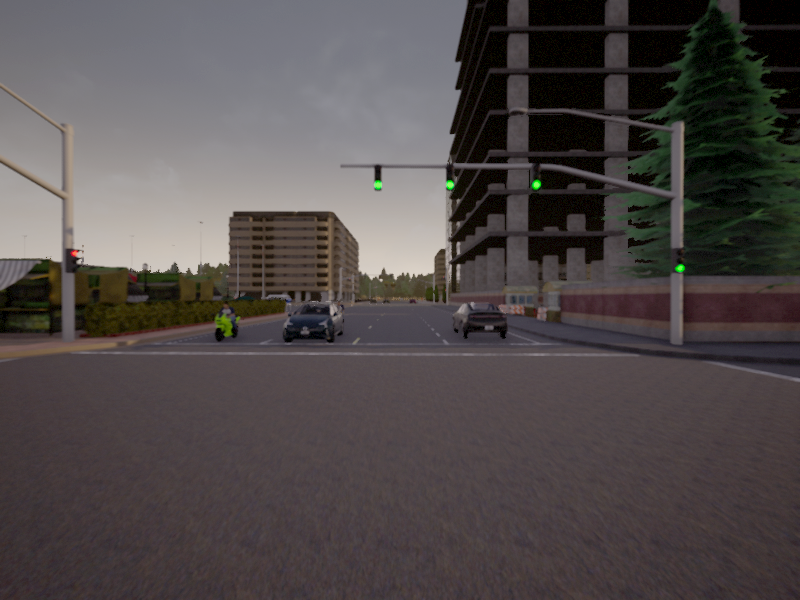
#> input picture Exercise_5/data/carla/images/0.png, 800 x 600 px, found by its file name
$ python main.py   (older library calls are emulated)
#> lines starting #> are read from the running program, lines starting #| are printed output that depends on the picture
import math
import os

import cv2 as cv
import numpy as np
from sklearn.feature_extraction import image

# Define settings for your experiment

settings = {}
settings['dataset'] = 'kitti'  # choose from ['kitti', 'carla']

settings["patch_size"] = 9  # 7
if settings['dataset'] == 'kitti':
    settings["data_path"] = './data/kitti'
else:
    settings["data_path"] = './data/carla'

settings["results_directory"] = './results/' + settings['dataset']
experiment = 2
# We should down size the images, to see results quickly
# settings["width"] = 256
# settings["height"] = 128

settings["width"] = 512
settings["height"] = 256

# Num of depth proposals
settings["num_depths"] = 100
settings["min_depth"] = 2.0  # in meters
settings["max_depth"] = 20000.0

settings["similarity"] = "SSD"
os.makedirs(settings["results_directory"], exist_ok=True)


# [73 lines left out: functions get_depth_proposals, depth_to_file, copy_make_border, extract_pathches, read_kitti_calib_file, read_carla_calib_file, not called in this run]


def load_imgs_and_k_mats():
    img_0 = cv.imread(os.path.join(settings['data_path'], 'images', '0.png'))
#> img_0 is the input picture: shape (600, 800, 3); mean B, G, R 74.5, 74.8, 80.9
    img_h, img_w, c = img_0.shape
#> img_h = 600; img_w = 800; c = 3
    # Load and Downsize the images, for faster computation
    height, width = settings['height'], settings['width']
    # width, height = settings['height'], settings['width']
    imgs = [cv.resize(cv.imread(os.path.join(settings["data_path"], 'images', str(ii) + '.png')),
                      (settings['width'], settings['height'])) for ii in range(5)]
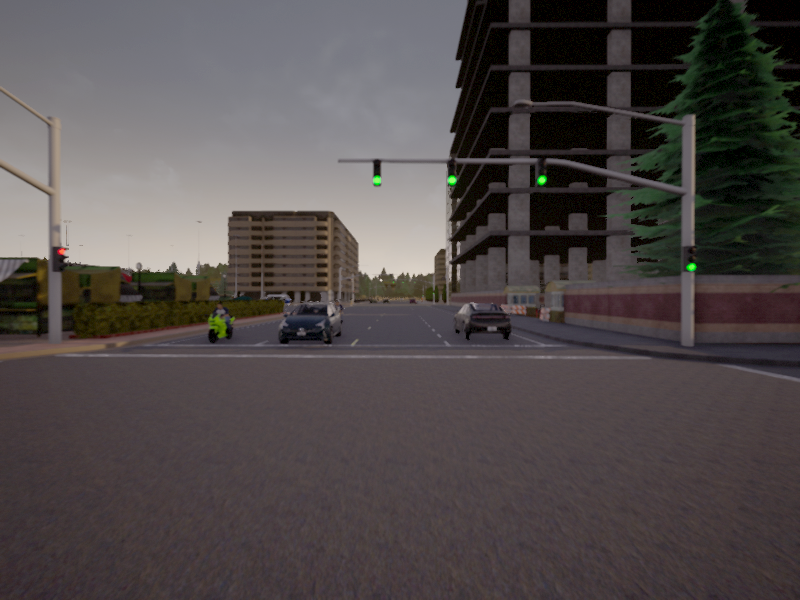
#> input picture Exercise_5/data/carla/images/1.png, 800 x 600 px, found by its file name
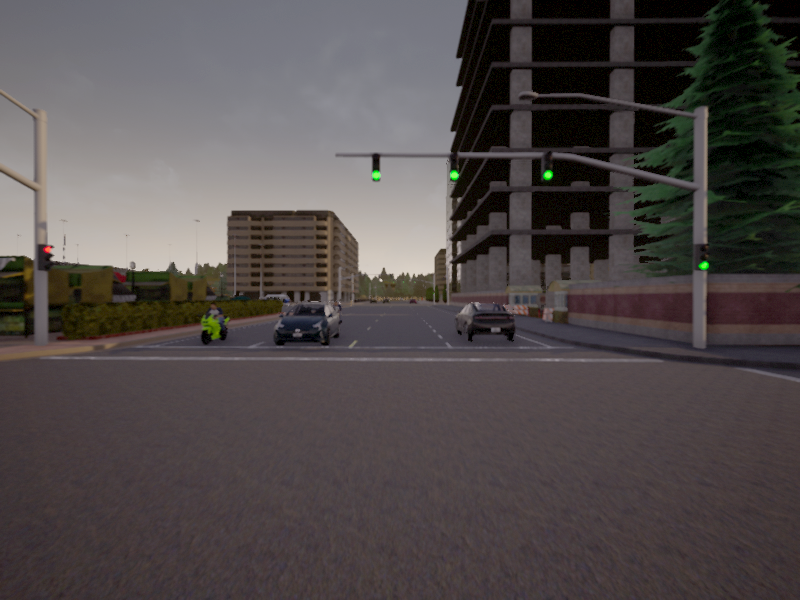
#> input picture Exercise_5/data/carla/images/2.png, 800 x 600 px, found by its file name
    source_img = imgs[2]
    input_imgs = imgs
    if settings['dataset'] == 'kitti':
        k_matrix = read_kitti_calib_file()
    else:
        k_matrix = read_carla_calib_file()
    k_matrix[0, :] = k_matrix[0, :] * float(width) / float(img_w)
    k_matrix[1, :] = k_matrix[1, :] * float(height) / float(img_h)
    return input_imgs, source_img, k_matrix


# [74 lines left out: functions load_camera_pose, ssd, ssd_2, camera_to_world, world_to_camera, homography, not called in this run]

# Load Images, K-Matrix and Camera Pose
# Except K matric which is 3x3 array, other parameters are lists
#> (the run stopped early here; a loop or call above may not have finished)
